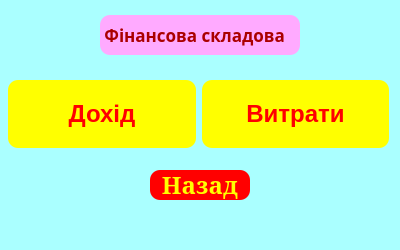
<?xml version="1.0" encoding="UTF-8"?>
<ui version="4.0">
 <class>Finances</class>
 <widget class="QMainWindow" name="Finances">
  <property name="geometry">
   <rect>
    <x>0</x>
    <y>0</y>
    <width>400</width>
    <height>250</height>
   </rect>
  </property>
  <property name="windowTitle">
   <string>MainWindow</string>
  </property>
  <property name="styleSheet">
   <string notr="true">QWidget {
background-color: rgb(170, 255, 255);
	border-color: rgb(0, 0, 127);
border-radius: 12px;
}</string>
  </property>
  <widget class="QWidget" name="centralwidget">
   <widget class="QPushButton" name="back">
    <property name="geometry">
     <rect>
      <x>150</x>
      <y>170</y>
      <width>100</width>
      <height>30</height>
     </rect>
    </property>
    <property name="font">
     <font>
      <family>Garamond</family>
      <pointsize>18</pointsize>
      <weight>75</weight>
      <bold>true</bold>
     </font>
    </property>
    <property name="styleSheet">
     <string notr="true">QPushButton {
color: rgb(255, 255, 0);
	border-color: rgb(255, 170, 0);
	background-color: rgb(255, 0, 0);
border-radius:10px;
}
QPushButton:hover:!pressed { 
background-color: white;
border-color: black;
color: black;
}</string>
    </property>
    <property name="text">
     <string>Назад</string>
    </property>
   </widget>
   <widget class="QLabel" name="label">
    <property name="geometry">
     <rect>
      <x>100</x>
      <y>15</y>
      <width>200</width>
      <height>40</height>
     </rect>
    </property>
    <property name="font">
     <font>
      <family>Perpetua Titling MT</family>
      <pointsize>13</pointsize>
      <weight>75</weight>
      <bold>true</bold>
     </font>
    </property>
    <property name="styleSheet">
     <string notr="true">QLabel {
background-color: rgb(255, 170, 255);
	border-color: rgb(0, 0, 127);
	color: rgb(170, 0, 0);
border-radius: 10px;
}</string>
    </property>
    <property name="text">
     <string> Фінансова складова</string>
    </property>
   </widget>
   <widget class="QWidget" name="">
    <property name="geometry">
     <rect>
      <x>8</x>
      <y>74</y>
      <width>381</width>
      <height>81</height>
     </rect>
    </property>
    <layout class="QHBoxLayout" name="horizontalLayout">
     <item>
      <widget class="QPushButton" name="profit">
       <property name="font">
        <font>
         <family>Arial</family>
         <pointsize>18</pointsize>
         <weight>75</weight>
         <bold>true</bold>
        </font>
       </property>
       <property name="styleSheet">
        <string notr="true">QPushButton {
color: rgb(255, 0, 0);
	background-color: rgb(255, 255, 0);
	border-color: rgb(255, 0, 0);
border-radius: 10px;
padding: 20px 30px;
}
QPushButton:hover:!pressed { 
background-color: white;
border-color: black;
color: black;
}
</string>
       </property>
       <property name="text">
        <string>Дохід</string>
       </property>
      </widget>
     </item>
     <item>
      <widget class="QPushButton" name="costs">
       <property name="font">
        <font>
         <family>Arial</family>
         <pointsize>18</pointsize>
         <weight>75</weight>
         <bold>true</bold>
        </font>
       </property>
       <property name="styleSheet">
        <string notr="true">QPushButton {
color: rgb(255, 0, 0);
	background-color: rgb(255, 255, 0);
	border-color: rgb(255, 0, 0);
border-radius: 10px;
padding: 20px 30px;
}
QPushButton:hover:!pressed { 
background-color: white;
border-color: black;
color: black;
}
</string>
       </property>
       <property name="text">
        <string>Витрати</string>
       </property>
      </widget>
     </item>
    </layout>
   </widget>
  </widget>
  <widget class="QMenuBar" name="menubar">
   <property name="geometry">
    <rect>
     <x>0</x>
     <y>0</y>
     <width>400</width>
     <height>21</height>
    </rect>
   </property>
  </widget>
  <widget class="QStatusBar" name="statusbar"/>
 </widget>
 <resources/>
 <connections/>
</ui>
